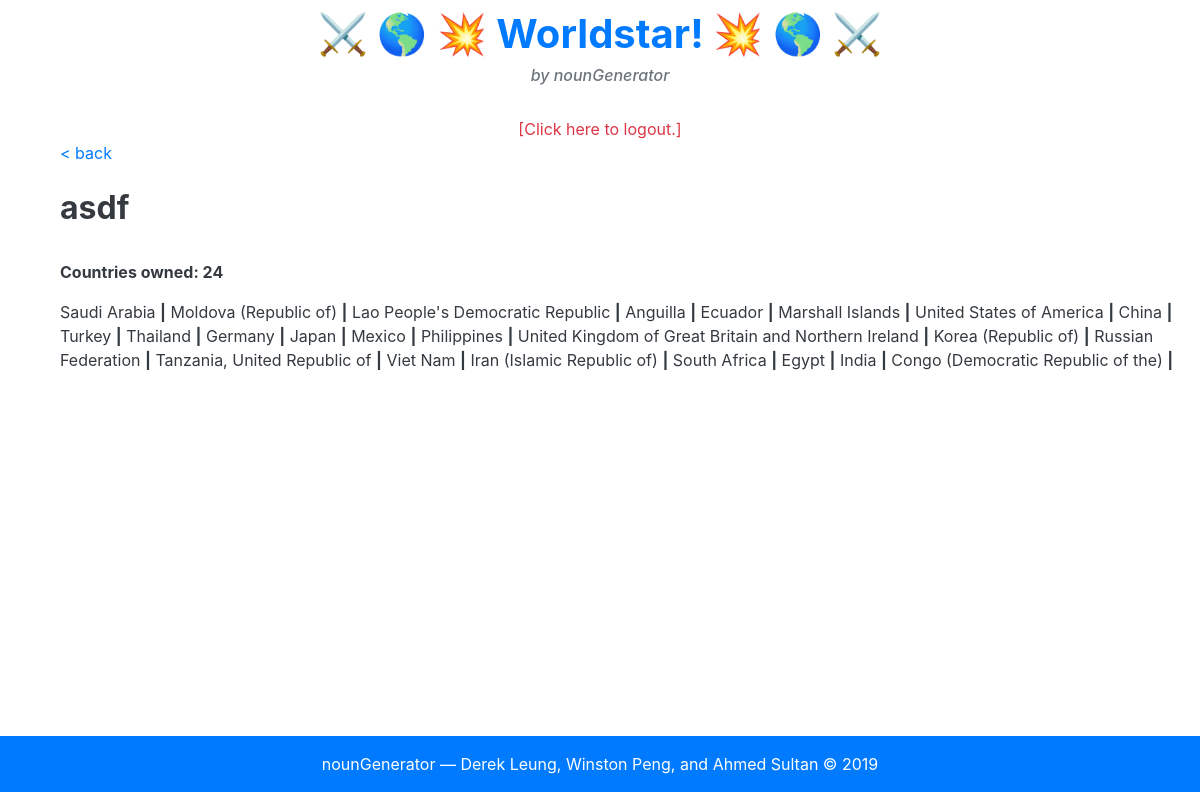
/profile/asdf, run on the app's committed database.
### tables this page shows
CREATE TABLE countrydata(countryname TEXT, owner TEXT, hiScore INTEGER);

### app.py (the view)
@app.route("/profile/<username>")
def profile(username):
    user = ""
    with sqlite3.connect(DB_FILE) as connection:
        cur = connection.cursor()
        qry = 'SELECT username, password FROM userdata;'
        foo = cur.execute(qry)
        userList = foo.fetchall()
        for row in userList:
            if (username == row[0]):
                user = username
                break
            else:
                return redirect(url_for("root"))
    with sqlite3.connect(DB_FILE) as connection2:
        cur = connection2.cursor()
        qry = 'SELECT * FROM countrydata WHERE owner="{}";'.format(username)
        foo = cur.execute(qry)
        countryList = foo.fetchall()
        countriesOwnedArray = []
        for row in countryList:
            countriesOwnedArray.append(row)
    return render_template("profile.html", user=user, carray=countriesOwnedArray, lenArr=len(countriesOwnedArray))

### templates/profile.html (shortened to what this page needs)
{% extends "base.html" %}
{% block body %}
<a class="text-primary" style="text-align: left; padding-left: 5vw;" href="/home">&lt; back</a>
<br> <br>
<h2 class="text-dark" style="text-align: left; padding-left: 5vw; font-weight: bold;">{{ user }}</h2>
<br>
<p class="text-dark" style="text-align: left; padding-left: 5vw; font-weight: bold;">Countries owned: {{ lenArr }}</p>
<p class="text-dark" style="text-align: left; padding-left: 5vw;">
     {% for selection in carray %}
     {{ selection[0] }} <b>|</b>
     {% endfor %}
</p>
{% endblock %}
{% block logout %}
<div style="text-align: center;">
     <br>
     <a class="text-danger" href="/logout">[Click here to logout.]</a>
</div>
{% endblock %}

### templates/base.html (shortened to what this page needs)
<!DOCTYPE HTML>
<html lang="en">
  <head>
    <link rel="stylesheet" href="https://stackpath.bootstrapcdn.com/bootstrap/4.3.1/css/bootstrap.min.css">
  </head>
  <body>
    <h1 class="text-primary" style="text-align: center; font-weight: bold; padding-top: 0.25em;"> &#9876; &#x1f30e; &#x1F4A5; Worldstar! &#x1F4A5; &#x1f30e; &#9876;</h1>
    <h6 class="text-secondary" style="text-align: center; font-style: italic;">by nounGenerator</h3>
    {% block logout %} {% endblock %}
    {% block body %} {% endblock %}
    <div class="p-3 mb-2 bg-primary text-white" style="text-align: center; bottom: 0; margin: 0; padding: 0; position: fixed; left: 0; width: 100%;">
      <span> nounGenerator — Derek Leung, Winston Peng, and Ahmed Sultan &copy 2019 </span>
    </div>
  </body>
</html>

### data on the page
countrydata: countryname "Saudi Arabia"
countrydata: countryname "Moldova (Republic of)"
countrydata: countryname "Lao People's Democratic Republic"
countrydata: countryname "Anguilla"
countrydata: countryname "Ecuador"
countrydata: countryname "Marshall Islands"
countrydata: countryname "United States of America"
countrydata: countryname "China"
countrydata: countryname "Turkey"
countrydata: countryname "Thailand"
countrydata: countryname "Germany"
countrydata: countryname "Japan"
countrydata: countryname "Mexico"
countrydata: countryname "Philippines"
countrydata: countryname "United Kingdom of Great Britain and Northern Ireland"
countrydata: countryname "Korea (Republic of)"
countrydata: countryname "Russian Federation"
countrydata: countryname "Tanzania, United Republic of"
countrydata: countryname "Viet Nam"
countrydata: countryname "Iran (Islamic Republic of)"
countrydata: countryname "South Africa"
countrydata: countryname "Egypt"
countrydata: countryname "India"
countrydata: countryname "Congo (Democratic Republic of the)"

### other printed values
{{ user }} "asdf"
{{ lenArr }} "24"
